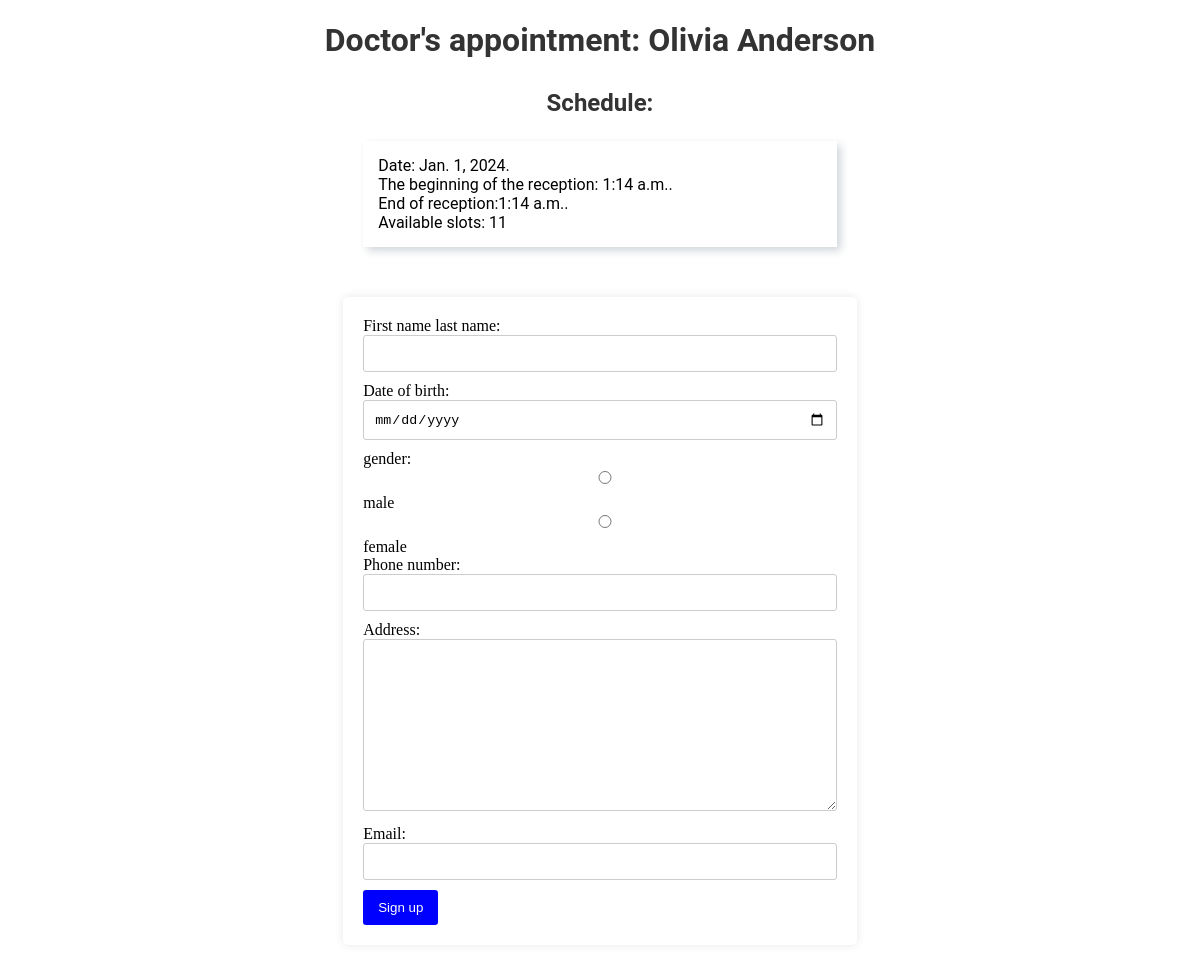
The app's page /Olivia Anderson/ with its own data.
### doctors/models.py (models this page shows, shortened)
class Doctor(models.Model):
    id = models.AutoField(primary_key=True)
    name = models.CharField(max_length=255)
    specialization = models.ForeignKey(Specialization, on_delete=models.CASCADE)
    working_date = models.DateField()
    contact_number = models.CharField(max_length=20)
    history = HistoricalRecords() # отслеживание истории изменения модели

class Schedule(models.Model):
    id = models.AutoField(primary_key=True)
    date = models.DateField()
    start_time = models.TimeField()
    end_time = models.TimeField()
    available_slots = models.IntegerField()
    doctor = models.ForeignKey(Doctor, on_delete=models.CASCADE)
    history = HistoricalRecords() # отслеживание истории изменения модели

### doctors/views.py (the view, shortened to what this page needs)
# urls.py: path('<str:doctor_name>/', views.doctors_appoint, name='doctor-name'),
def doctors_appoint(request, doctor_name):
    context = {'doctor_name': doctor_name}
    form = DoctorАppoint()
    context['form'] = form
    doctor = get_object_or_404(Doctor, name=doctor_name)
    shedule = Schedule.objects.filter(doctor=doctor)
    context['shedule'] = shedule
    return render(request, 'doctor_appoint.html', context)

### doctors/templates/doctor_appoint.html (shortened to what this page needs)
{% load static %}
<!DOCTYPE html>
<html>
<head>
    <link rel="stylesheet" href="{% static 'doctors/css/index.css' %}">
</head>
<body>
    <h1 class="appointment-title">Doctor's appointment: {{ doctor_name }}</h1>
    <h2 class="schedule-title">Schedule:</h2>
    <ul class="schedule-list">
        {% for schedule in shedule %}
            <li class="schedule-item">Date: {{ schedule.date }}. <br> The beginning of the reception: {{ schedule.start_time }}. <br> End of reception:{{ schedule.end_time }}. <br> Available slots: {{ schedule.available_slots }}</li>
        {% endfor %}
    </ul>
    <form id="appointment-form" method="post">
        {{ form }}
        <button type="submit">Sign up</button>
    </form>
</body>
</html>

### doctors/static/doctors/css/index.css (style rules this page uses)
h1, h2 { color: #333; }
ul { margin: 0; padding: 0; list-style: none; }
ul li { margin-bottom: 10px; }
form { margin: 50px auto; width: 40%; background-color: #ffffff; padding: 20px; border-radius: 5px; box-shadow: 0 0 10px 0 rgba(0,0,0,0.1); }
form input, form textarea, form select { width: 100%; box-sizing: border-box; margin-bottom: 10px; padding: 10px; border: 1px solid #ccc; border-radius: 3px; }
form button { padding: 10px 15px; background-color: blue; color: #fff; border: none; cursor: pointer; border-radius: 3px; }
form label { margin-bottom: 20px; }
h1 { color: #282828; text-align: center; font-family: 'Arial', sans-serif; font-size: 25px; }
h2 { color: #888888; text-align: center; font-family: 'Arial', sans-serif; font-size: 20px; margin-top: 30px; }
ul { list-style-type: none; padding-left: 0; }
.appointment-title, .schedule-title { font-family: 'Roboto', sans-serif; color: #333; }
.appointment-title { font-size: 2em; margin-bottom: 0.5em; }
.schedule-title { font-size: 1.5em; margin-bottom: 1em; }
.schedule-list { width: 40%; margin: 0 auto; list-style: none; padding-left: 0; box-shadow: 4px 4px 8px 0px rgba(34, 60, 80, 0.2); }
.schedule-item { font-family: 'Roboto', sans-serif; font-size: 1em; color: #000000; background-color: #ffffff; margin-bottom: 10px; padding: 15px; border-radius: 10px; }

### records on screen
Doctor: name "Olivia Anderson"
Schedule: date "Jan. 1, 2024", start_time "1:14 a.m.", end_time "1:14 a.m.", available_slots "11"
